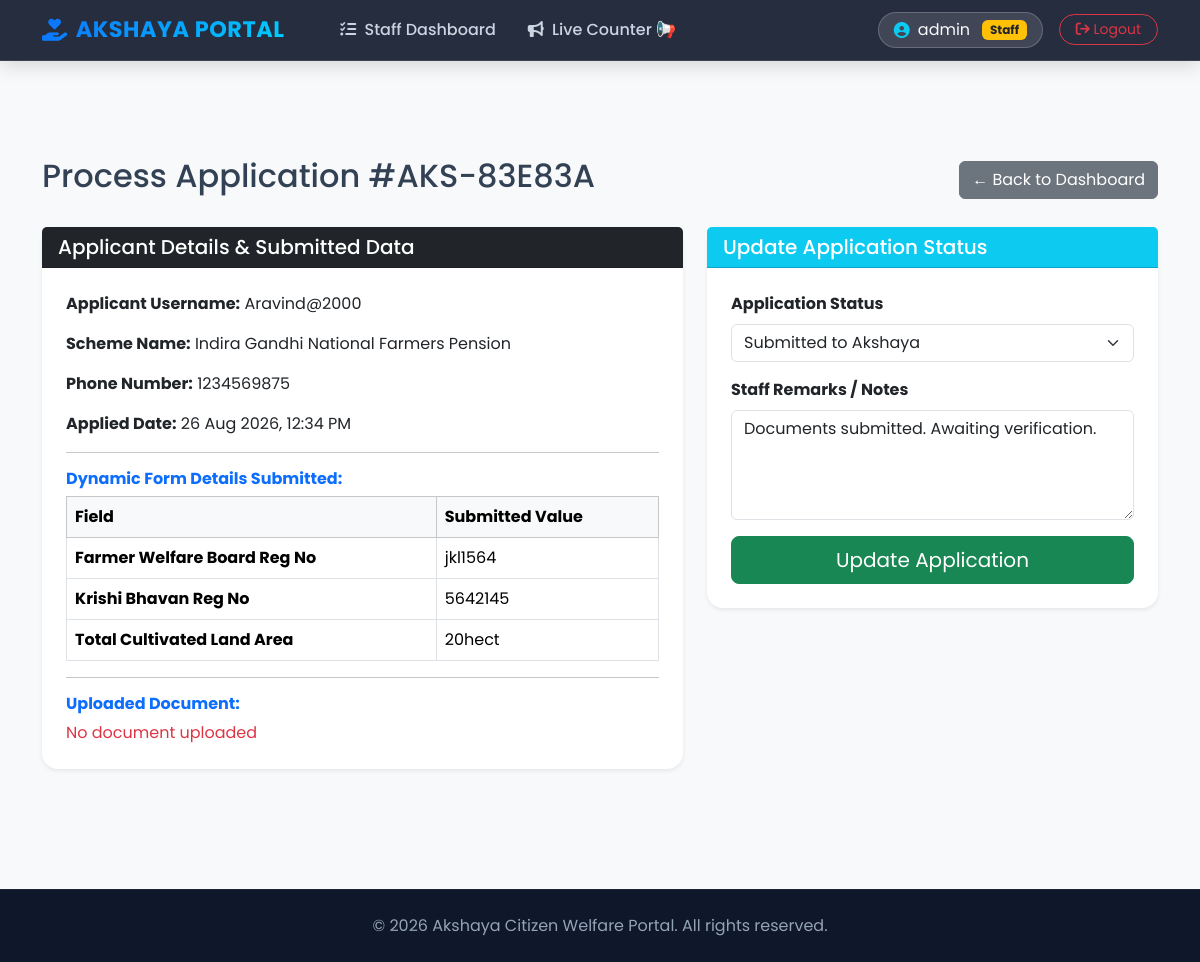
/staff/process/5/ (signed in), run on the app's committed database.
### welfare_app/models.py (models this page shows, shortened)
class Application(models.Model):
    STATUS_CHOICES = [
        ('PENDING_VERIFICATION', 'Pending Document Verification'),
        ('REJECTED_DOCS', 'Documents Rejected (Re-upload Needed)'),
        ('DOCS_APPROVED', 'Documents Approved (Eligible for Token)'),
        ('TOKEN_BOOKED', 'Token Booked / Waiting in Queue'),
        ('IN_PROGRESS', 'Processing at Counter'),
        ('FORWARDED_TO_GOVT', 'Submitted to Govt Portal'),
    ]
    user = models.ForeignKey(User, on_delete=models.CASCADE)
    scheme = models.ForeignKey(Scheme, on_delete=models.CASCADE)
    application_id = models.CharField(max_length=20, unique=True, editable=False, null=True, blank=True)
    status = models.CharField(max_length=30, choices=STATUS_CHOICES, default='PENDING_VERIFICATION')
    rejection_reason = models.TextField(blank=True, null=True)
    appointment_date = models.DateField(null=True, blank=True)
    token_number = models.IntegerField(null=True, blank=True)
    phone_number = models.CharField(max_length=15, default="")
    form_data = models.JSONField(default=dict, blank=True)
    govt_ref_number = models.CharField(max_length=100, blank=True, null=True)
    staff_remarks = models.TextField(blank=True, default="Application submitted. Awaiting verification.")
    applied_date = models.DateTimeField(auto_now_add=True)

class Scheme(models.Model):
    GENDER_CHOICES = [
        ('ALL', 'ALL (Everyone)'),
        ('Female', 'Female Only'),
        ('Male', 'Male Only'),
    ]
    OCCUPATION_CHOICES = [
        ('ALL', 'ALL (Any Occupation)'),
        ('Farmer', 'Farmer'),
        ('Teacher', 'Teacher'),
        ('Student', 'Student'),
    ]
    RATION_CHOICES = [
        ('ALL', 'ALL (APL & BPL)'),
        ('APL', 'APL Only'),
        ('BPL', 'BPL Only'),
    ]
    CATEGORY_CHOICES = [
        ('ALL', 'ALL Categories'),
        ('General', 'General'),
        ('OBC', 'OBC'),
        ('SC', 'SC'),
        ('ST', 'ST'),
    ]
    MARITAL_CHOICES = [
        ('ALL', 'ALL (Married & Unmarried)'),
        ('Single', 'Single Only'),
        ('Married', 'Married Only'),
        ('Divorced', 'Divorced Only'),
        ('Widow', 'Widow/Widower Only'),
    ]
    title = models.CharField(max_length=200)
    description = models.TextField()
    min_age = models.IntegerField(default=0)
    max_income = models.IntegerField(default=100000)
    allowed_ration_cards = models.CharField(max_length=20, choices=RATION_CHOICES, default='ALL')
    category = models.CharField(max_length=20, choices=CATEGORY_CHOICES, default='ALL')
    allowed_gender = models.CharField(max_length=10, choices=GENDER_CHOICES, default='ALL')
    required_occupation = models.CharField(max_length=50, choices=OCCUPATION_CHOICES, default='ALL')
    allowed_marital_status = models.CharField(max_length=20, choices=MARITAL_CHOICES, default='ALL')
    is_for_disabled_only = models.BooleanField(default=False)
    required_documents = models.CharField(
        max_length=300,
        default="Identity Card, Income Certificate",
        help_text="ആവശ്യമുള്ള രേഖകൾ കോമ (,) ഇട്ട് നൽകുക."
    )
    extra_fields = models.CharField(
        max_length=500,
        blank=True,
        default="",
        help_text="അഡീഷണൽ ചോദ്യങ്ങൾ കോമ (,) ഇട്ട് എഴുതുക."
    )

### welfare_app/views.py (the view, shortened to what this page needs)
# urls.py: path('staff/process/<int:app_id>/', views.process_application, name='process_application'),
@login_required(login_url='login')
@user_passes_test(is_staff_user)
def process_application(request, app_id):
    app = get_object_or_404(Application, id=app_id)
    return render(request, 'process_application.html', {'app': app})

### welfare_app/views.py (called while the page is built)
def is_staff_user(user):
    return user.is_staff or user.is_superuser

### welfare_app/templates/process_application.html (shortened to what this page needs)
{% extends 'base.html' %}
{% block content %}
<!DOCTYPE html>
<html lang="en">
<head>
</head>
<body class="bg-light">
<div class="container mt-5 mb-5">
    <div class="d-flex justify-content-between align-items-center mb-4">
        <h2>Process Application #{{ app.token_number }}</h2>
        <a href="{% url 'staff_dashboard' %}" class="btn btn-secondary">← Back to Dashboard</a>
    </div>
    <div class="row">
        <div class="col-md-7">
            <div class="card shadow-sm mb-4 border-0">
                <div class="card-header bg-dark text-white">
                    <h5 class="mb-0">Applicant Details & Submitted Data</h5>
                </div>
                <div class="card-body p-4">
                    <p><strong>Applicant Username:</strong> {{ app.user.username }}</p>
                    <p><strong>Scheme Name:</strong> {{ app.scheme.title }}</p>
                    <p><strong>Phone Number:</strong> {{ app.phone_number }}</p>
                    <p><strong>Applied Date:</strong> {{ app.applied_date|date:"d M Y, h:i A" }}</p>
                    <hr>
                    <h6 class="fw-bold text-primary">Dynamic Form Details Submitted:</h6>
                    {% if app.form_data %}
                        <table class="table table-bordered mt-2">
                            <thead class="table-light">
                                <tr>
                                    <th>Field</th>
                                    <th>Submitted Value</th>
                                </tr>
                            </thead>
                            <tbody>
                                {% for key, value in app.form_data.items %}
                                    <tr>
                                        <td><strong>{{ key }}</strong></td>
                                        <td>{{ value }}</td>
                                    </tr>
                                {% endfor %}
                            </tbody>
                        </table>
                    {% else %}
                        <p class="text-muted">No extra field data submitted.</p>
                    {% endif %}
                    <hr>
                    <h6 class="fw-bold text-primary">Uploaded Document:</h6>
                    {% if app.document %}
                        <a href="{{ app.document.url }}" target="_blank" class="btn btn-sm btn-outline-primary">
                            📄 View Uploaded Document
                        </a>
                    {% else %}
                        <span class="text-danger">No document uploaded</span>
                    {% endif %}
                </div>
            </div>
        </div>
        <div class="col-md-5">
            <div class="card shadow-sm border-0">
                <div class="card-header bg-info text-white">
                    <h5 class="mb-0">Update Application Status</h5>
                </div>
                <div class="card-body p-4">
                    <form method="POST" enctype="multipart/form-data">
                        <div class="mb-3">
                            <label class="form-label fw-bold">Application Status</label>
                            <select name="status" class="form-select">
                                <option value="Submitted" {% if app.status == 'Submitted' %}selected{% endif %}>Submitted to Akshaya</option>
                            </select>
                        </div>
                        <div class="mb-3">
                            <label class="form-label fw-bold">Staff Remarks / Notes</label>
                            <textarea name="remarks" class="form-control" rows="4" placeholder="Enter remarks for the applicant">{{ app.staff_remarks|default:'' }}</textarea>
                        </div>
                        <button type="submit" class="btn btn-success w-100 btn-lg">Update Application</button>
                    </form>
                </div>
            </div>
        </div>
    </div>
</div>
</body>
</html>{% endblock %}

### welfare_app/templates/base.html (shortened to what this page needs)
<!DOCTYPE html>
<html lang="en">
<head>
    <link href="https://cdn.jsdelivr.net/npm/bootstrap@5.3.2/dist/css/bootstrap.min.css" rel="stylesheet">
    <link rel="stylesheet" href="https://cdnjs.cloudflare.com/ajax/libs/font-awesome/6.4.2/css/all.min.css">
</head>
<body>
    <nav class="navbar navbar-expand-lg custom-navbar sticky-top">
        <div class="container">
            <a class="navbar-brand d-flex align-items-center gap-2" href="{% url 'home' %}">
                <i class="fa-solid fa-hand-holding-heart text-info"></i> AKSHAYA PORTAL
            </a>
            <div class="collapse navbar-collapse" id="navbarNav">
                <ul class="navbar-nav me-auto mb-2 mb-lg-0 ms-lg-4">
                    {% if user.is_authenticated %}
                        {% if user.is_staff %}
                            <li class="nav-item">
                                <a class="nav-link" href="{% url 'staff_dashboard' %}">
                                    <i class="fa-solid fa-list-check me-1"></i> Staff Dashboard
                                </a>
                            </li>
                            <li class="nav-item">
                                <a class="nav-link" href="{% url 'staff_counter' %}">
                                    <i class="fa-solid fa-bullhorn me-1"></i> Live Counter 📢
                                </a>
                            </li>
                        {% endif %}
                    {% endif %}
                </ul>
                <div class="d-flex align-items-center gap-3">
                    {% if user.is_authenticated %}
                        <div class="user-badge d-flex align-items-center gap-2 fs-6">
                            <i class="fa-solid fa-circle-user text-info"></i>
                            <span>{{ user.username }}</span>
                            {% if user.is_staff %}
                                <span class="badge bg-warning text-dark ms-1">Staff</span>
                            {% endif %}
                        </div>
                        <a href="{% url 'logout' %}" class="btn btn-outline-danger btn-sm rounded-pill px-3">
                            <i class="fa-solid fa-arrow-right-from-bracket"></i> Logout
                        </a>
                    {% else %}
                        <a href="{% url 'login' %}" class="btn btn-outline-light btn-sm rounded-pill px-3">Login</a>
                        <a href="{% url 'register' %}" class="btn btn-gradient-primary btn-sm px-3">Register</a>
                    {% endif %}
                </div>
            </div>
        </div>
    </nav>
    <main class="main-container">
        {% block content %}{% endblock %}
    </main>
    <footer class="text-center py-4 mt-auto">
        <div class="container">
            <p class="mb-0 fs-6">&copy; {% now "Y" %} Akshaya Citizen Welfare Portal. All rights reserved.</p>
        </div>
    </footer>
</body>
</html>

### welfare_app/templates/base.html (style rules this page uses)
:root { --primary-gradient: linear-gradient(135deg, #0d6efd 0%, #00d2ff 100%); --accent-gradient: linear-gradient(135deg, #11998e 0%, #38ef7d 100%); --dark-gradient: linear-gradient(135deg, #1e293b 0%, #0f172a 100%); --bg-color: #f8fafc; }
body { font-family: 'Poppins', sans-serif; background-color: var(--bg-color); color: #334155; min-height: 100vh; display: flex; flex-direction: column; }
.custom-navbar { background: rgba(15, 23, 42, 0.9); backdrop-filter: blur(12px); border-bottom: 1px solid rgba(255, 255, 255, 0.1); box-shadow: 0 4px 20px rgba(0, 0, 0, 0.15); }
.navbar-brand { font-weight: 700; font-size: 1.4rem; background: var(--primary-gradient); -webkit-background-clip: text; -webkit-text-fill-color: transparent; letter-spacing: 0.5px; }
.nav-link { font-weight: 500; color: #cbd5e1 !important; transition: all 0.3s ease; padding: 0.5rem 1rem !important; border-radius: 8px; }
.user-badge { background: rgba(255, 255, 255, 0.12); border: 1px solid rgba(255, 255, 255, 0.2); border-radius: 30px; padding: 5px 15px; color: #f8fafc; }
.main-container { flex: 1; padding-top: 2rem; padding-bottom: 3rem; }
.card { border: none; border-radius: 16px; box-shadow: 0 10px 30px rgba(0, 0, 0, 0.05); transition: transform 0.3s ease, box-shadow 0.3s ease; }
footer { background: #0f172a; color: #94a3b8; border-top: 1px solid rgba(255, 255, 255, 0.05); }

### data on the page
Application: token_number "AKS-83E83A", user.username "Aravind@2000", scheme "Indira Gandhi National Farmers Pension", phone_number "1234569875", applied_date "26 Aug 2026, 12:34 PM", status "Submitted to Akshaya", remarks "Documents submitted. Awaiting verification."

### other printed values
{{ user.username }} "admin"
{{ key }} "Farmer Welfare Board Reg No" "Krishi Bhavan Reg No" "Total Cultivated Land Area"
{{ value }} "jkl1564" "5642145" "20hect"
